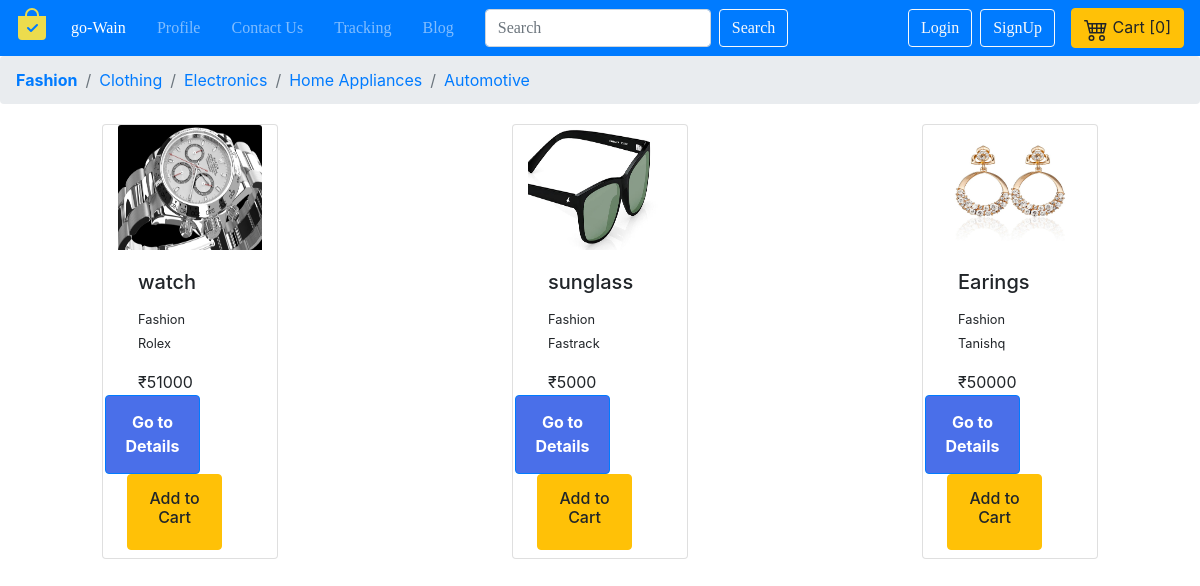
Page /fashion/ on the committed database.
### shop/models.py (models this page shows, shortened)
class Product(models.Model):
    objects = None
    product_name = models.CharField(max_length=50)
    category = models.CharField(max_length=50, default="")
    brand_name = models.CharField(max_length=50, default="")
    price = models.IntegerField(default=0)
    image = models.ImageField(upload_to="shop/images", default="")

### shop/views.py (the view)
# urls.py: path('fashion/', views.fashion, name='fashion'),
def fashion(request):
    category1 = Product.objects.filter(category="Fashion")
    hi = {"hello": category1}
    return render(request, 'fashion.html', hi)

### templates/fashion.html (shortened to what this page needs)
{% extends 'basic.html' %}
{% block body %}
<nav aria-label="breadcrumb">
  <ol class="breadcrumb">
    <li class="breadcrumb-item"><a href="{% url 'shop:fashion' %}"><b>Fashion</b></a></li>
    <li class="breadcrumb-item"><a href="{% url 'shop:clothing' %}">Clothing</a></li>
    <li class="breadcrumb-item"><a href="{% url 'shop:electronics' %}">Electronics</a></li>
    <li class="breadcrumb-item"><a href="{% url 'shop:home_appliances' %}">Home Appliances</a></li>
    <li class="breadcrumb-item"><a href="{% url 'shop:automotive' %} ">Automotive</a></li>
  </ol>
</nav>
<div class="row-md-1">
  <div class="row" id="row">
    {% for i in hello %}
    <div class="card container mt-1" style="width: 11rem;height: 11.5cm;" id="card">
      <img src='/media/{{i.image}}' class="card-img-top" style="height:125px" alt="...">
      <div class="card-body">
        <h5 class="card-title" id="prnamecart{{i.id}}">{{i.product_name}}</h5>
        <p class="card-text"><small>{{i.category}} <br>{{i.brand_name}}</small></p>
        <p class="card-text">₹<span id="prnamepricecart{{i.id}}">{{i.price}}</span></p>
      </div>
      <div class="row">
        <div style=padding-left:2px; class="col-sm-5">
          <a href="/product/{{i.id}}"><button style=height:2.1cm;width:95px;background-color:rgb(74,111,233); id="{{i.id}}"
              class="btn btn-primary">
              <b>Go to Details</b>
            </button></a>
        </div>
        <span id="spancart{{i.id}}" class="spancart">
          <button style=height:2cm;width:95px; id="cart{{i.id}}"
            class="btn btn-warning btn-outline-black ml-4 mb-2 cart">
            <h6>Add to Cart</h6>
          </button>
        </span>
      </div>
    </div>
    {% endfor %}
    <br><br><br>
  </div>
</div>
{% endblock %}

### rows in the picture
Product: image (picture), product_name "watch", category "Fashion", brand_name "Rolex", price "51000"
Product: image (picture), product_name "sunglass", category "Fashion", brand_name "Fastrack", price "5000"
Product: image (picture), product_name "Earings", category "Fashion", brand_name "Tanishq", price "50000"
